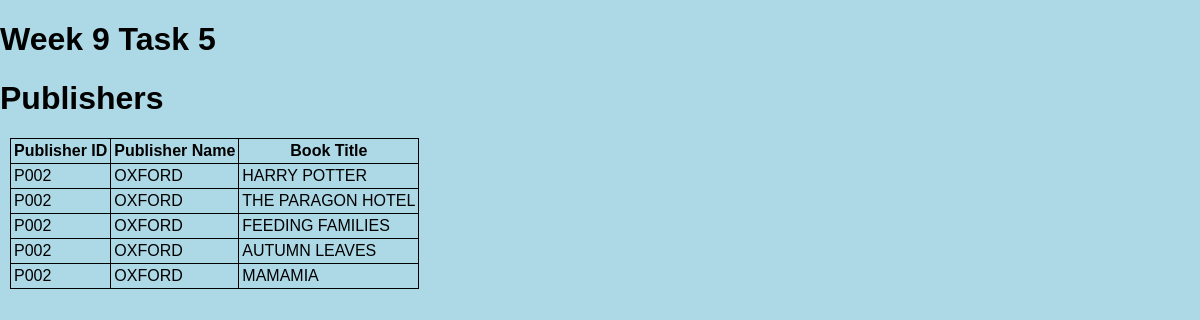
Page /exercise5.php?publisherID=P002 on the committed database.
### tables this page shows
CREATE TABLE BOOK (
bookID CHAR(6) NOT NULL PRIMARY KEY,
booktitle CHAR(30),
ISBN CHAR(30),
price DECIMAL(8,2),
genre CHAR(15),
edition INT(2),
lang CHAR(15),
quantity INT(4),
publishID CHAR(7),
foreign key (publishID) references publisher(publishID)
);

CREATE TABLE PUBLISHER (
publishID CHAR(7) NOT NULL PRIMARY KEY,
name CHAR(15),
postaddress CHAR(35),
phone CHAR(10),
email CHAR(20),
region CHAR(16));

### exercise5.php (the view, shortened to what this page needs)
<!DOCTYPE html>
<HTML lang="eng">
<head>
    <link rel="stylesheet" type="text/css" href="styles.css">
</head>
<body>
    <header><h1> Week 9 Task 5 </h1></header>
    <?php
        include("dbConn.php");
        $pubID = $dbConn->escape_string($_GET["publisherID"]);
        $sql = "select p.publishID, name, booktitle FROM book b, publisher p
        where p.publishID = b.publishID and p.publishID = '$pubID' order by p.publishID";
        $recordSet = $dbConn->query($sql);
        if(!$recordSet->num_rows){
            echo "No mathing publisher ID found.";
        } else {
            ?>
                <h1>Publishers</h1>
                <table>
                    <tr>
                        <th>Publisher ID</th>
                        <th>Publisher Name</th>
                        <th>Book Title</th>
                    </tr>
                    <?php
                        while($row = $recordSet->fetch_assoc()){
                            ?>
                            <tr>
                                <td>
                                    <?php echo $row["publishID"] ?>
                                </td>
                                <td>
                                    <?php echo $row["name"] ?>
                                </td>
                                <td>
                                    <?php echo $row["booktitle"] ?>
                                </td>
                            </tr>
                            <?php
                        }
                    ?>
                </table>
                <?php
        }
    ?>
</body>
</HTML>

### styles.css (style rules this page uses)
body { margin:0; padding:0; font-family: Arial; font-size:1em; background-color:lightblue; }
table { border-collapse: collapse; margin:10px; }
table, th, td { border: black solid 1px; padding:3px; }

### rows in the picture
book: publishID.publishID "P002", publishID.name "OXFORD", booktitle "HARRY POTTER"
book: publishID.publishID "P002", publishID.name "OXFORD", booktitle "THE PARAGON HOTEL"
book: publishID.publishID "P002", publishID.name "OXFORD", booktitle "FEEDING FAMILIES"
book: publishID.publishID "P002", publishID.name "OXFORD", booktitle "AUTUMN LEAVES"
book: publishID.publishID "P002", publishID.name "OXFORD", booktitle "MAMAMIA"
